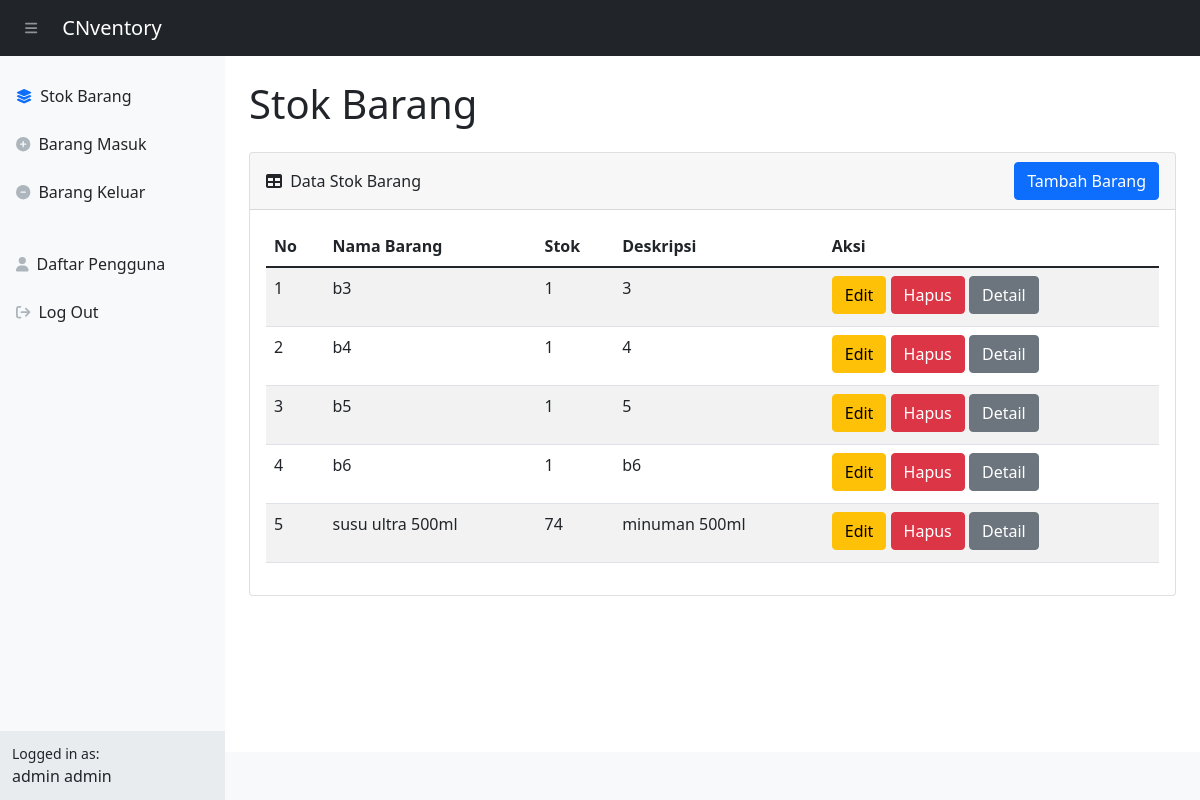
The app's page /home.php (signed in) with its own data.
### tables this page shows
CREATE TABLE `stock` (
  `idbarang` int(11) NOT NULL,
  `namabarang` varchar(25) NOT NULL,
  `deskripsi` varchar(25) NOT NULL,
  `stock` int(11) NOT NULL
);

### get_stok_barang.php (called while the page is built, shortened)
<?php
require 'config/db_connect.php';
$sql = "SELECT * FROM stock";
$result = mysqli_query($conn, $sql);
$data_stok_barang = mysqli_fetch_all($result, MYSQLI_ASSOC);
?>

### home.php (the view, shortened to what this page needs)
<?php
require 'get_stok_barang.php';
?>
<!DOCTYPE html>
<html lang="en">
    <head>
        <link href="css/styles.css" rel="stylesheet" />
    </head>
    <body class="sb-nav-fixed">
        <?php require 'templates/topnavigation.php'; ?>
        <div id="layoutSidenav">
            <?php require 'templates/sidenavigation.php'; ?>
            <div id="layoutSidenav_content">
                <main>
                    <div class="container-fluid px-sm-4">
                        <h1 class="my-4">Stok Barang</h1>
                        <div class="card mb-4">
                            <div class="card-header d-flex justify-content-between align-items-sm-center flex-column flex-sm-row">
                                <div class="py-2">
                                    <i class="fas fa-table me-1"></i>
                                    Data Stok Barang
                                </div>
                                <button type="button" class="btn btn-primary mr-auto" data-bs-toggle="modal" data-bs-target="#tambah">
                                    Tambah Barang
                                </button>
                            </div>
                            <div class="card-body">
                                <table id="datatablesSimple" class="table table-striped">
                                    <thead>
                                        <tr>
                                            <th>No</th>
                                            <th>Nama Barang</th>
                                            <th>Stok</th>
                                            <th>Deskripsi</th>
                                            <th>Aksi</th>
                                        </tr>
                                    </thead>
                                    <tbody>
                                        <?php $i = 1; ?>
                                        <?php foreach($data_stok_barang as $item): ?>
                                            <tr>
                                                <td><?php echo $i; ?></td>
                                                <td><?php echo $item['namabarang']; ?></td>
                                                <td><?php echo $item['stock']; ?></td>
                                                <td><?php echo $item['deskripsi']; ?></td>
                                                <td>
                                                    <button type="button" class="btn btn-warning mb-1" data-bs-toggle="modal" data-bs-target="#edit<?php echo $item['idbarang']; ?>">
                                                        Edit
                                                    </button>
                                                    <button type="button" class="btn btn-danger mb-1" data-bs-toggle="modal" data-bs-target="#hapus<?php echo $item['idbarang']; ?>">
                                                        Hapus
                                                    </button>
                                                    <a href="detail_barang.php?id=<?php echo $item['idbarang']; ?>">
                                                        <button type="button" class="btn btn-secondary mb-1">
                                                            Detail
                                                        </button>
                                                    </a>
                                            </tr>
                                            <?php $i++; ?>
                                        <?php endforeach ?>
                                    </tbody>
                                </table>
                            </div>
                        </div>
                    </div>
                </main>
                <?php require 'templates/footer.php'; ?>
            </div>
        </div>
        <link href="https://cdn.jsdelivr.net/npm/simple-datatables@latest/dist/style.css" rel="stylesheet" type="text/css">
    </body>
</html>

### templates/topnavigation.php
<nav class="sb-topnav navbar navbar-expand navbar-dark bg-dark">
    <button class="btn btn-link btn-sm ms-3 me-2 me-lg-0" id="sidebarToggle" href="#!"><i class="fas fa-bars"></i></button>
    <a class="navbar-brand ps-3" href="#">CNventory</a>
</nav>

### templates/sidenavigation.php
<div id="layoutSidenav_nav">
    <nav class="sb-sidenav accordion sb-sidenav-light" id="sidenavAccordion">
        <div class="sb-sidenav-menu">
            <div class="nav mt-3">
                <a class="nav-link" href="index.php">
                    <div class="sb-nav-link-icon <?php echo strpos($_SERVER['REQUEST_URI'], 'home') ? 'text-primary' : ''; ?>"><i class="fa-solid fa-layer-group"></i></div>
                    Stok Barang
                </a>
                <a class="nav-link" href="barang_masuk.php">
                    <div class="sb-nav-link-icon <?php echo strpos($_SERVER['REQUEST_URI'], 'barang_masuk') ? 'text-primary' : ''; ?>"><i class="fa-solid fa-circle-plus"></i></div>
                    Barang Masuk
                </a>
                <a class="nav-link" href="barang_keluar.php">
                    <div class="sb-nav-link-icon <?php echo strpos($_SERVER['REQUEST_URI'], 'barang_keluar') ? 'text-primary' : ''; ?>"><i class="fa-solid fa-circle-minus"></i></div>
                    Barang Keluar
                </a>
                <a class="nav-link mt-4" href="login_user.php">
                    <div class="sb-nav-link-icon <?php echo strpos($_SERVER['REQUEST_URI'], 'user') ? 'text-primary' : ''; ?>"><i class="fa-solid fa-user"></i></div>
                    Daftar Pengguna
                </a>
                <a class="nav-link" href="logout.php">
                    <div class="sb-nav-link-icon"><i class="fa-solid fa-arrow-right-from-bracket"></i></div>
                    Log Out
                </a>
            </div>
        </div>
        <div class="sb-sidenav-footer">
            <div class="small">Logged in as:</div>
            <?php echo $_SESSION['role']; ?>
            <?php echo $_SESSION['username']; ?>
        </div>
    </nav>
</div>

### templates/footer.php (shortened to what this page needs)
<footer class="py-4 bg-light mt-auto">
</footer>

### records on screen
stock: namabarang "b3", stock "1", deskripsi "3"
stock: namabarang "b4", stock "1", deskripsi "4"
stock: namabarang "b5", stock "1", deskripsi "5"
stock: namabarang "b6", stock "1", deskripsi "b6"
stock: namabarang "susu ultra 500ml", stock "74", deskripsi "minuman 500ml"

### other values on screen
$_SESSION['role'] "admin"
$_SESSION['username'] "admin"
